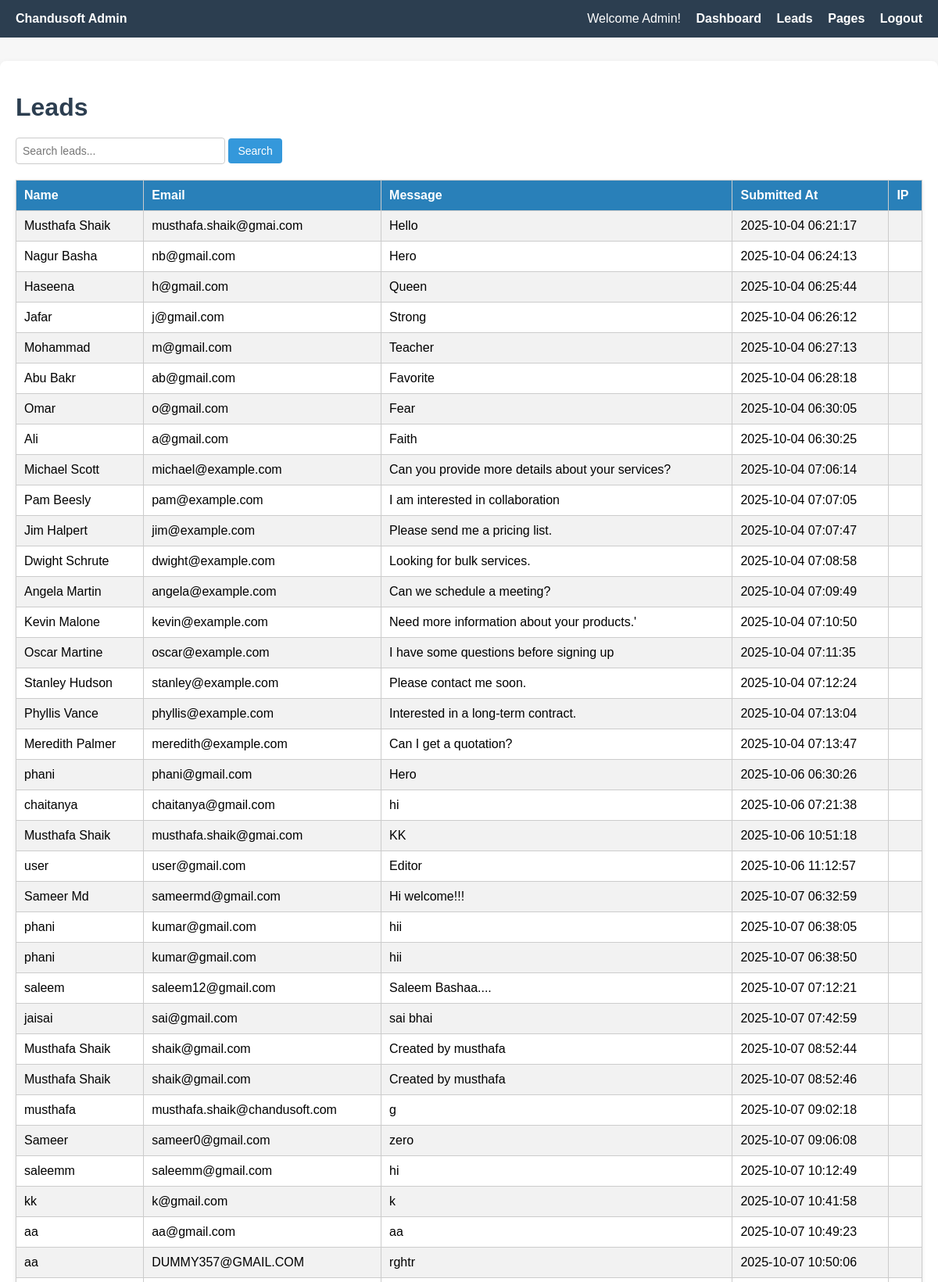
Screenshot of /admin/admin-leads.php (signed in, upper part) with the database file from the repository.
### tables this page shows
CREATE TABLE `leads` (
  `id` int unsigned NOT NULL AUTO_INCREMENT,
  `name` varchar(100) NOT NULL,
  `email` varchar(100) NOT NULL,
  `message` text NOT NULL,
  `created_at` timestamp NULL DEFAULT CURRENT_TIMESTAMP,
  `IP` varchar(45) DEFAULT NULL,
  PRIMARY KEY (`id`)
);

### admin/admin-leads.php (the view, shortened to what this page needs)
    <?php
$host = 'localhost';
$dbUser = 'root';
$dbPass = '';
$dbName = 'chandusoft';
$conn = new mysqli($host, $dbUser, $dbPass, $dbName);
$search = $_GET['search'] ?? '';
$search = trim($search);
if ($search !== '') {
    $stmt = $conn->prepare("SELECT * FROM leads WHERE id LIKE ? OR name LIKE ? OR email LIKE ? OR message LIKE ? ORDER BY id ASC");
    $likeSearch = "%$search%";
    $stmt->bind_param("ssss", $likeSearch, $likeSearch, $likeSearch, $likeSearch);
    $stmt->execute();
    $resultLatest = $stmt->get_result();
} else {
    $resultLatest = $conn->query("SELECT * FROM leads ORDER BY id ASC");
}
$user = $_SESSION['user'];
$role = htmlspecialchars(ucfirst($user['role'] ?? 'Guest'));
?>
<!DOCTYPE html>
<html>
<head>
</head>
<body>
<div class="navbar">
    <div><strong>Chandusoft Admin</strong></div>
    <div class="links">
         Welcome <?= $role ?>!
        <a href="../app/dashboard.php">Dashboard</a>
        <a href="../admin/admin-leads.php">Leads</a>
        <a href="../admin/pages.php">Pages</a>
        <a href="../admin/logout.php">Logout</a>
    </div>
    </div>
<div class="content">
    <h1>Leads</h1>
    <form method="get" class="search-form">
        <input type="text" name="search" placeholder="Search leads..." value="<?= htmlspecialchars($search) ?>">
        <input type="submit" value="Search">
    </form>
    <table>
        <tr><th>Name</th><th>Email</th><th>Message</th><th>Submitted At</th><th>IP</th></tr>
        <?php while($row = $resultLatest->fetch_assoc()): ?>
        <tr>
            <td><?= htmlspecialchars($row['name']) ?></td>
            <td><?= htmlspecialchars($row['email']) ?></td>
            <td><?= htmlspecialchars($row['message']) ?></td>
            <td><?= htmlspecialchars($row['created_at']) ?></td>
            <td><?= !empty($row['IP']) ? htmlspecialchars($row['IP']) : '' ?></td>
        </tr>
        <?php endwhile; ?>
    </table>
</div>
</body>
</html>

### admin/admin-leads.php (style rules this page uses)
body { font-family: Arial, sans-serif; background: #f7f7f7; margin: 0; padding: 0; }
.navbar { background-color: #2c3e50; color: white; padding: 15px 20px; display: flex; justify-content: space-between; align-items: center; }
.navbar .links a { color: white; text-decoration: none; margin-left: 15px; font-weight: bold; }
.content { padding: 20px; max-width: 1200px; margin: auto; background: white; margin-top: 30px; border-radius: 8px; box-shadow: 0 4px 10px rgba(0,0,0,0.1); }
h1 { margin-bottom: 20px; color: #2c3e50; }
.search-form { margin-bottom: 20px; }
.search-form input[type="text"] { padding: 8px; font-size: 14px; border: 1px solid #ccc; border-radius: 4px; width: 250px; }
.search-form input[type="submit"] { padding: 8px 12px; font-size: 14px; border: none; background-color: #3498db; color: white; border-radius: 4px; cursor: pointer; }
table { border-collapse: collapse; width: 100%; margin-top: 15px; box-shadow: 0 2px 5px rgba(0,0,0,0.1); }
th, td { border: 1px solid #ccc; padding: 10px; text-align: left; }
th { background-color: #2980b9; color: white; }
tr:nth-child(even) { background: #f2f2f2; }

### rows the page displays
leads: name "Musthafa Shaik", email "musthafa.shaik@gmai.com", message "Hello", created_at "2025-10-04 06:21:17"
leads: name "Nagur Basha", email "nb@gmail.com", message "Hero", created_at "2025-10-04 06:24:13"
leads: name "Haseena", email "h@gmail.com", message "Queen", created_at "2025-10-04 06:25:44"
leads: name "Jafar", email "j@gmail.com", message "Strong", created_at "2025-10-04 06:26:12"
leads: name "Mohammad", email "m@gmail.com", message "Teacher", created_at "2025-10-04 06:27:13"
leads: name "Abu Bakr", email "ab@gmail.com", message "Favorite", created_at "2025-10-04 06:28:18"
leads: name "Omar", email "o@gmail.com", message "Fear", created_at "2025-10-04 06:30:05"
leads: name "Ali", email "a@gmail.com", message "Faith", created_at "2025-10-04 06:30:25"
leads: name "Michael Scott", email "michael@example.com", message "Can you provide more details about your services?", created_at "2025-10-04 07:06:14"
leads: name "Pam Beesly", email "pam@example.com", message "I am interested in collaboration", created_at "2025-10-04 07:07:05"
leads: name "Jim Halpert", email "jim@example.com", message "Please send me a pricing list.", created_at "2025-10-04 07:07:47"
leads: name "Dwight Schrute", email "dwight@example.com", message "Looking for bulk services.", created_at "2025-10-04 07:08:58"
leads: name "Angela Martin", email "angela@example.com", message "Can we schedule a meeting?", created_at "2025-10-04 07:09:49"
leads: name "Kevin Malone", email "kevin@example.com", message "Need more information about your products.'", created_at "2025-10-04 07:10:50"
leads: name "Oscar Martine", email "oscar@example.com", message "I have some questions before signing up", created_at "2025-10-04 07:11:35"
leads: name "Stanley Hudson", email "stanley@example.com", message "Please contact me soon.", created_at "2025-10-04 07:12:24"
leads: name "Phyllis Vance", email "phyllis@example.com", message "Interested in a long-term contract.", created_at "2025-10-04 07:13:04"
leads: name "Meredith Palmer", email "meredith@example.com", message "Can I get a quotation?", created_at "2025-10-04 07:13:47"
leads: name "phani", email "phani@gmail.com", message "Hero", created_at "2025-10-06 06:30:26"
leads: name "chaitanya", email "chaitanya@gmail.com", message "hi", created_at "2025-10-06 07:21:38"
leads: name "Musthafa Shaik", email "musthafa.shaik@gmai.com", message "KK", created_at "2025-10-06 10:51:18"
leads: name "user", email "user@gmail.com", message "Editor", created_at "2025-10-06 11:12:57"
leads: name "Sameer Md", email "sameermd@gmail.com", message "Hi welcome!!!", created_at "2025-10-07 06:32:59"
leads: name "phani", email "kumar@gmail.com", message "hii", created_at "2025-10-07 06:38:05"
leads: name "phani", email "kumar@gmail.com", message "hii", created_at "2025-10-07 06:38:50"
leads: name "saleem", email "saleem12@gmail.com", message "Saleem Bashaa....", created_at "2025-10-07 07:12:21"
leads: name "jaisai", email "sai@gmail.com", message "sai bhai", created_at "2025-10-07 07:42:59"
leads: name "Musthafa Shaik", email "shaik@gmail.com", message "Created by musthafa", created_at "2025-10-07 08:52:44"
leads: name "Musthafa Shaik", email "shaik@gmail.com", message "Created by musthafa", created_at "2025-10-07 08:52:46"
leads: name "musthafa", email "musthafa.shaik@chandusoft.com", message "g", created_at "2025-10-07 09:02:18"
leads: name "Sameer", email "sameer0@gmail.com", message "zero", created_at "2025-10-07 09:06:08"
leads: name "saleemm", email "saleemm@gmail.com", message "hi", created_at "2025-10-07 10:12:49"
leads: name "kk", email "k@gmail.com", message "k", created_at "2025-10-07 10:41:58"
leads: name "aa", email "aa@gmail.com", message "aa", created_at "2025-10-07 10:49:23"
leads: name "aa", email "DUMMY357@GMAIL.COM", message "rghtr", created_at "2025-10-07 10:50:06"

### other values shown
$role "Admin"
